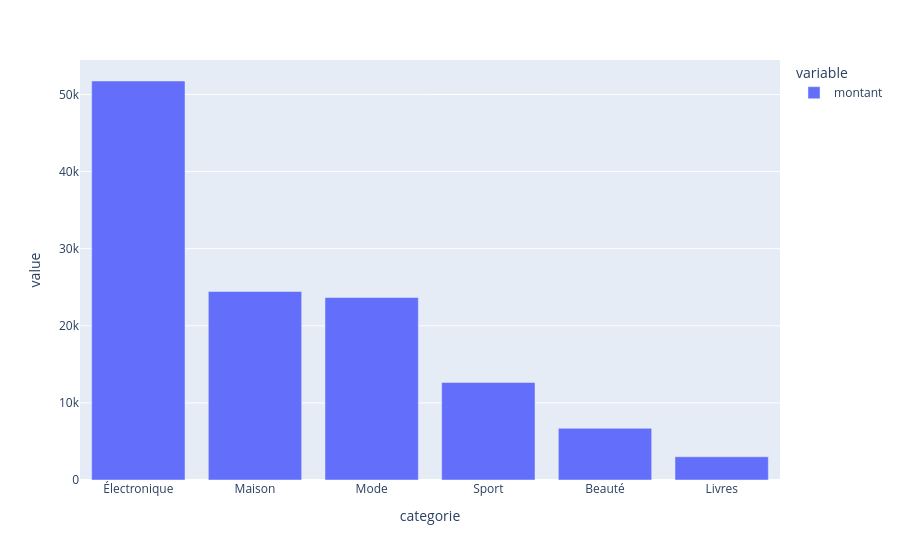

The notebook cell this image was saved under:
### Markdown cell above
### Exercice 6.2 — Barres : le chiffre d'affaires par catégorie

Trace le chiffre d'affaires par catégorie, barres triées de la plus grande à la plus petite.

Étapes : `groupby` → `sum` → `reset_index()` → `sort_values` → `px.bar`.

### Code cell
px.bar(df.groupby("categorie")["montant"].sum().sort_values(ascending=False))

### Figure 1 — Plotly figure (JSON) as saved in the notebook; plotly's stock layout.template omitted (floating-point values rounded to 4 significant figures)
{"data": [{"hovertemplate": "variable=montant<br>categorie=%{x}<br>value=%{y}<extra></extra>", "legendgroup": "montant", "marker": {"color": "#636efa", "pattern": {"shape": ""}}, "name": "montant", "orientation": "v", "showlegend": true, "textposition": "auto", "type": "bar", "x": ["Électronique", "Maison", "Mode", "Sport", "Beauté", "Livres"], "xaxis": "x", "y": [51760.0, 24450.0, 23670.0, 12650.0, 6703.0, 3012.0], "yaxis": "y"}], "layout": {"barmode": "relative", "legend": {"title": {"text": "variable"}, "tracegroupgap": 0}, "margin": {"t": 60}, "xaxis": {"anchor": "y", "domain": [0, 1], "title": {"text": "categorie"}}, "yaxis": {"anchor": "x", "domain": [0, 1], "title": {"text": "value"}}}}
